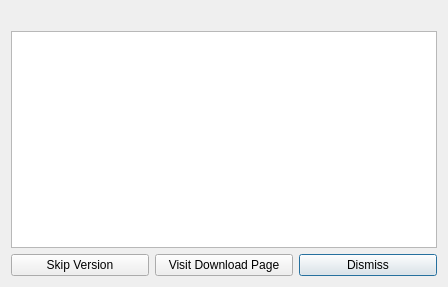
<?xml version="1.0" encoding="UTF-8"?>
<ui version="4.0">
 <class>NewVersionDialog</class>
 <widget class="QDialog" name="NewVersionDialog">
  <property name="geometry">
   <rect>
    <x>0</x>
    <y>0</y>
    <width>448</width>
    <height>287</height>
   </rect>
  </property>
  <property name="windowTitle">
   <string>New Version Available</string>
  </property>
  <layout class="QGridLayout" name="gridLayout">
   <item row="0" column="0">
    <layout class="QVBoxLayout" name="verticalLayout">
     <item>
      <widget class="QLabel" name="messageLabel">
       <property name="text">
        <string/>
       </property>
       <property name="alignment">
        <set>Qt::AlignCenter</set>
       </property>
      </widget>
     </item>
     <item>
      <widget class="QTextBrowser" name="textBrowser"/>
     </item>
    </layout>
   </item>
   <item row="1" column="0">
    <layout class="QHBoxLayout" name="horizontalLayout">
     <item>
      <widget class="QPushButton" name="skipVersionButton">
       <property name="text">
        <string>Skip Version</string>
       </property>
       <property name="autoDefault">
        <bool>false</bool>
       </property>
      </widget>
     </item>
     <item>
      <widget class="QPushButton" name="visitDownloadPageButton">
       <property name="text">
        <string>Visit Download Page</string>
       </property>
       <property name="autoDefault">
        <bool>false</bool>
       </property>
      </widget>
     </item>
     <item>
      <widget class="QPushButton" name="dismissButton">
       <property name="text">
        <string>Dismiss</string>
       </property>
      </widget>
     </item>
    </layout>
   </item>
  </layout>
 </widget>
 <resources/>
 <connections>
  <connection>
   <sender>skipVersionButton</sender>
   <signal>clicked()</signal>
   <receiver>NewVersionDialog</receiver>
   <slot>skipVersion()</slot>
   <hints>
    <hint type="sourcelabel">
     <x>58</x>
     <y>260</y>
    </hint>
    <hint type="destinationlabel">
     <x>5</x>
     <y>212</y>
    </hint>
   </hints>
  </connection>
  <connection>
   <sender>visitDownloadPageButton</sender>
   <signal>clicked()</signal>
   <receiver>NewVersionDialog</receiver>
   <slot>visitDownloadPage()</slot>
   <hints>
    <hint type="sourcelabel">
     <x>248</x>
     <y>254</y>
    </hint>
    <hint type="destinationlabel">
     <x>6</x>
     <y>100</y>
    </hint>
   </hints>
  </connection>
  <connection>
   <sender>dismissButton</sender>
   <signal>clicked()</signal>
   <receiver>NewVersionDialog</receiver>
   <slot>reject()</slot>
   <hints>
    <hint type="sourcelabel">
     <x>394</x>
     <y>257</y>
    </hint>
    <hint type="destinationlabel">
     <x>9</x>
     <y>10</y>
    </hint>
   </hints>
  </connection>
 </connections>
 <slots>
  <slot>skipVersion()</slot>
  <slot>visitDownloadPage()</slot>
 </slots>
</ui>
